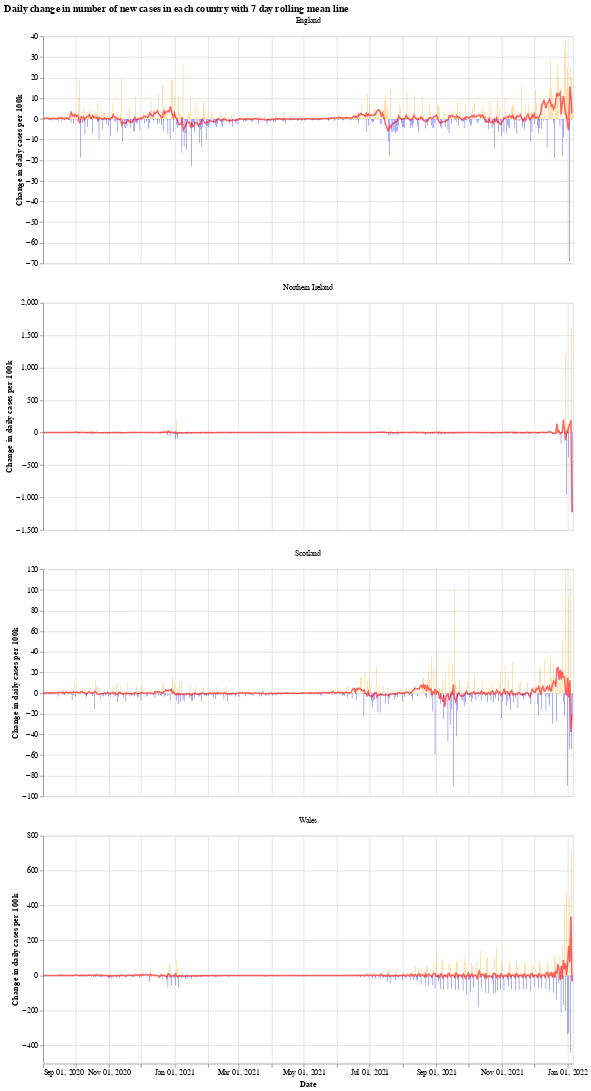

Notebook cell for this chart:
### Markdown cell above
We will use the Python library `Altair` for visualising the data, see the [altair docs](https://altair-viz.github.io/) for more information.

First we have a graph which shows the daily change in the number of new cases for each country. This number jumps up and down all over the place, which is likely due to delay in reporting of new cases over the weekend. Another interesting thing is that it looks like the daily cases in Wales experienced a much shorter period of calm over the summer (calm in the sense of daily cases not jumping up and down).

The orange bars are days when the number of new cases (per 100k population) was more than the previous day, while the blue are days when the number of new cases dropped. The red line is the 7 day moving average. 

When the moving average line is below 0, it means that there is a consistent drop in new cases. We can see this clearly happening around the times that lockdowns were introduced (though, to varying degrees). I will update the graphs soon with a marker of when each lockdown started.

### Code cell
# collapse
import altair as alt

bars = alt.Chart(uk_cases).mark_bar().encode(
    x=alt.X("yearmonthdate(date):T", axis=alt.Axis(title='Date')),
    y=alt.Y("casesChangeRate:Q", axis=alt.Axis(title='Change in daily cases per 100k')),
    tooltip='casesChange',
    color=alt.condition(
        alt.datum.casesChangeRate > 0,
        alt.value("orange"),  # The positive color
        alt.value("blue")  # The negative color
    )
).properties(title='Daily change in number of new cases with 7 day rolling mean',width=700).interactive()

line = alt.Chart(uk_cases).mark_line(
    color='red',
    size=2,
    opacity=0.6
).transform_window(
    rolling_mean='mean(casesChangeRate)',
    frame=[0, 7],
    groupby=['areaName']
).encode(
    x='yearmonthdate(date):T',
    y='rolling_mean:Q'
)

alt.layer(bars, line, data=uk_cases).facet(alt.Column(
    'areaName', title=''), columns=1).resolve_scale(y='independent').properties(title='Daily change in number of new cases in each country with 7 day rolling mean line')

### Figure 1 — Vega-Lite specification as saved in the notebook (floating-point values rounded to 4 significant figures; data arrays with more than 128 entries replaced by an {"elided": "..."} marker saying what was removed)
{"config": {"view": {"continuousWidth": 400, "continuousHeight": 300}}, "data": {"name": "data-5c1567a9de6bd713080c1abd6aa79343"}, "facet": {"type": "nominal", "field": "areaName", "title": ""}, "spec": {"layer": [{"mark": "bar", "encoding": {"color": {"condition": {"value": "orange", "test": "(datum.casesChangeRate > 0)"}, "value": "blue"}, "tooltip": {"type": "quantitative", "field": "casesChange"}, "x": {"type": "temporal", "axis": {"title": "Date"}, "field": "date", "timeUnit": "yearmonthdate"}, "y": {"type": "quantitative", "axis": {"title": "Change in daily cases per 100k"}, "field": "casesChangeRate"}}, "selection": {"selector001": {"type": "interval", "bind": "scales", "encodings": ["x", "y"]}}, "title": "Daily change in number of new cases with 7 day rolling mean", "width": 700}, {"mark": {"type": "line", "color": "red", "opacity": 0.6, "size": 2}, "encoding": {"x": {"type": "temporal", "field": "date", "timeUnit": "yearmonthdate"}, "y": {"type": "quantitative", "field": "rolling_mean"}}, "transform": [{"window": [{"op": "mean", "field": "casesChangeRate", "as": "rolling_mean"}], "frame": [0, 7], "groupby": ["areaName"]}]}]}, "columns": 1, "resolve": {"scale": {"y": "independent"}}, "title": "Daily change in number of new cases in each country with 7 day rolling mean line", "$schema": "https://vega.github.io/schema/vega-lite/v4.8.1.json", "datasets": {"data-5c1567a9de6bd713080c1abd6aa79343": {"elided": "1968 records"}}}
